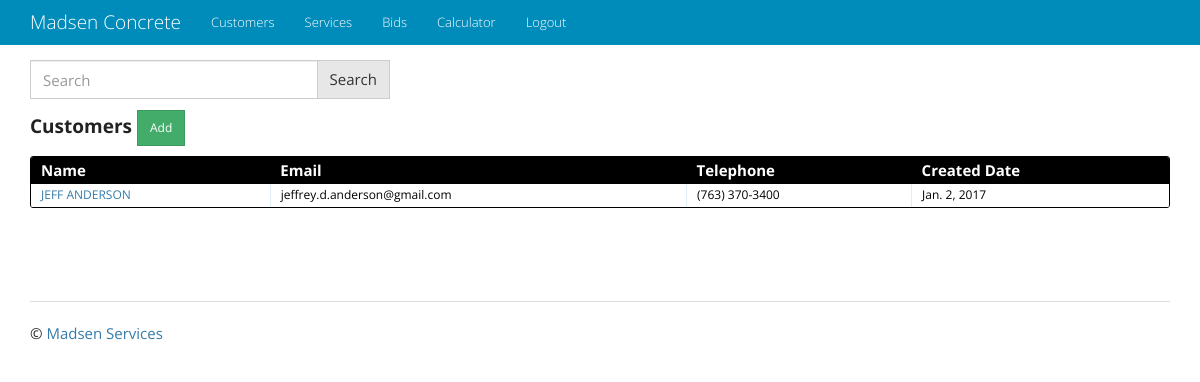
Screenshot of /customer/ with the database file from the repository.
### customer/models.py (models this page shows, shortened)
class Customer(models.Model):
    name = models.CharField(max_length=128)
    email = models.EmailField(blank=True)
    telephone = models.CharField(blank=True, max_length=10)
    created_date = models.DateTimeField(auto_now_add=True)
    class Meta:
        verbose_name_plural = 'Customers'
    def get_absolute_url(self):
        return reverse('customer_app:customer_detail', kwargs={'pk': self.pk})

### customer/views.py (the view)
class CustomerList(ListView):
    model = Customer
    paginate_by = 5
    def get_queryset(self):
        queryset_list = Customer.objects.order_by('name')
        query = self.request.GET.get('q')
        if query:
            queryset_list = queryset_list.filter(
                Q(name__icontains=query) |
                Q(telephone__icontains=query) |
                Q(email__icontains=query)
            ).distinct()  # this prevents duplicates
        return queryset_list

### customer/templatetags/format_telephone.py (called while the page is built)
@register.filter
def format_telephone(value):
    if len(value) == 10:
        value = "({}) {}-{}".format(value[:3], value[3:6], value[6:])
    return value

### templates/customer/customer_list.html (shortened to what this page needs)
{% extends "base.html" %}
{% load format_telephone %}
{% block content %}
{% include 'q_search_form.html' %}
<h4 class="entries">
  <h4><strong>Customers </strong><a href="{% url 'customer_app:customer_create' %}" class="btn btn-sm btn-success" role="button">Add</a></h4>
  <div class="datagrid">
    <table>
      <thead>
        <tr>
          <th><strong>Name</strong></th>
          <th><strong>Email</strong></th>
          <th><strong>Telephone</strong></th>
          <th><strong>Created Date</strong></th>
        </tr>
      </thead>
      {% for customer in object_list %}
          <tr style="{% cycle 'background: white' 'background: #F0F0F0' %}">
              <td><a href="{{ customer.get_absolute_url }}">{{ customer.name }}</a></td>
              <td>{{ customer.email }}</td>
              <td>{{ customer.telephone|format_telephone }}</td>
              <td>{{ customer.created_date|date}}</td>
          </tr>
      {% endfor %}
    </table>
</div>
{% endblock content %}

### static/css/main.css (style rules this page uses)
body { padding: 60px 0; background: #ffffff; }
a, h1, h2 { color: #377BA8; }
.entries { list-style: none; margin: 0; padding: 0; }
.datagrid table { border-collapse: collapse; text-align: left; width: 100%; }
.datagrid { background: #fff; overflow: hidden; border: 1px solid #000000; border-radius: 3px; }
.datagrid table td, .datagrid table th { padding: 3px 10px; }
.datagrid table thead th { background-color:#000000; color:#FFFFFF; font-size: 15px; font-weight: bold; }
.datagrid table thead th:first-child { border: none; }
.datagrid table tbody td { color: #000000; border-left: 1px solid #E1EEF4; font-size: 12px; font-weight: normal; }
.datagrid table tbody td:first-child { border-left: none; }
.datagrid table tbody tr:last-child td { border-bottom: none; }

### rows the page displays
Customer: name "JEFF ANDERSON", email "jeffrey.d.anderson@gmail.com", telephone "(763) 370-3400", created_date "Jan. 2, 2017"
